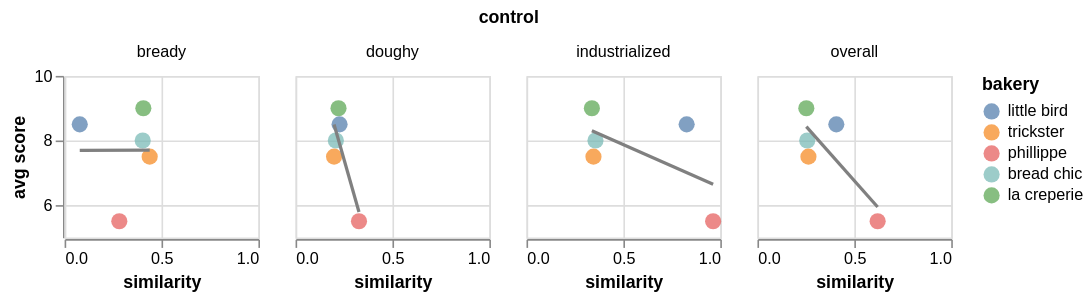

Notebook code for this chart:
### Code cell
person = "avg"
which = ['trickster', 'phillippe', 'la creperie', 'bread chic', 'little bird']

df = melted.loc[melted.bakery.isin(which)].copy()

base = (
    alt.Chart(df)
    .mark_point(filled=True, size=100)
    .encode(
        x=alt.X('similarity').scale(domain=[0, 1]),
        y=alt.Y(person, title=f"{person} score").scale(domain=[5, 10]),
        color=alt.Color('bakery', sort=plot_order)
    )
)

regression = (
    alt.Chart(df)
    .transform_regression(
        "similarity", person, as_=["similarity", person]
    )
    .mark_line(color='grey')
    .encode(
        x='similarity',
        y=person
    )
)

(base + regression).properties(width=120, height=100).facet("control")

### Figure 1 — Vega-Lite specification as saved in the notebook (floating-point values rounded to 4 significant figures)
{"config": {"view": {"continuousWidth": 300, "continuousHeight": 300}}, "data": {"name": "data-bdd297b487c48f9eb17d53af58c74357"}, "facet": {"field": "control", "type": "nominal"}, "spec": {"layer": [{"mark": {"type": "point", "filled": true, "size": 100}, "encoding": {"color": {"field": "bakery", "sort": ["bread", "lamar - regular", "lamar - cake", "king soopers", "little bird", "trickster", "phillippe", "bread chic", "la creperie"], "type": "nominal"}, "x": {"field": "similarity", "scale": {"domain": [0, 1]}, "type": "quantitative"}, "y": {"field": "avg", "scale": {"domain": [5, 10]}, "title": "avg score", "type": "quantitative"}}}, {"mark": {"type": "line", "color": "grey"}, "encoding": {"x": {"field": "similarity", "type": "quantitative"}, "y": {"field": "avg", "type": "quantitative"}}, "transform": [{"on": "similarity", "regression": "avg", "as": ["similarity", "avg"]}]}], "height": 100, "width": 120}, "$schema": "https://vega.github.io/schema/vega-lite/v6.4.1.json", "datasets": {"data-bdd297b487c48f9eb17d53af58c74357": [{"bakery": "bread chic", "jordan": 8.0, "kendra": 8.0, "avg": 8.0, "control": "doughy", "similarity": 0.208}, {"bakery": "la creperie", "jordan": 9.0, "kendra": 9.0, "avg": 9.0, "control": "doughy", "similarity": 0.2217}, {"bakery": "little bird", "jordan": 8.0, "kendra": 9.0, "avg": 8.5, "control": "doughy", "similarity": 0.2272}, {"bakery": "phillippe", "jordan": 6.0, "kendra": 5.0, "avg": 5.5, "control": "doughy", "similarity": 0.3274}, {"bakery": "trickster", "jordan": 8.0, "kendra": 7.0, "avg": 7.5, "control": "doughy", "similarity": 0.1988}, {"bakery": "bread chic", "jordan": 8.0, "kendra": 8.0, "avg": 8.0, "control": "bready", "similarity": 0.403}, {"bakery": "la creperie", "jordan": 9.0, "kendra": 9.0, "avg": 9.0, "control": "bready", "similarity": 0.4063}, {"bakery": "little bird", "jordan": 8.0, "kendra": 9.0, "avg": 8.5, "control": "bready", "similarity": 0.07817}, {"bakery": "phillippe", "jordan": 6.0, "kendra": 5.0, "avg": 5.5, "control": "bready", "similarity": 0.2822}, {"bakery": "trickster", "jordan": 8.0, "kendra": 7.0, "avg": 7.5, "control": "bready", "similarity": 0.439}, {"bakery": "bread chic", "jordan": 8.0, "kendra": 8.0, "avg": 8.0, "control": "industrialized", "similarity": 0.3559}, {"bakery": "la creperie", "jordan": 9.0, "kendra": 9.0, "avg": 9.0, "control": "industrialized", "similarity": 0.3374}, {"bakery": "little bird", "jordan": 8.0, "kendra": 9.0, "avg": 8.5, "control": "industrialized", "similarity": 0.8265}, {"bakery": "phillippe", "jordan": 6.0, "kendra": 5.0, "avg": 5.5, "control": "industrialized", "similarity": 0.963}, {"bakery": "trickster", "jordan": 8.0, "kendra": 7.0, "avg": 7.5, "control": "industrialized", "similarity": 0.3455}, {"bakery": "bread chic", "jordan": 8.0, "kendra": 8.0, "avg": 8.0, "control": "overall", "similarity": 0.2569}, {"bakery": "la creperie", "jordan": 9.0, "kendra": 9.0, "avg": 9.0, "control": "overall", "similarity": 0.2523}, {"bakery": "little bird", "jordan": 8.0, "kendra": 9.0, "avg": 8.5, "control": "overall", "similarity": 0.4072}, {"bakery": "phillippe", "jordan": 6.0, "kendra": 5.0, "avg": 5.5, "control": "overall", "similarity": 0.6203}, {"bakery": "trickster", "jordan": 8.0, "kendra": 7.0, "avg": 7.5, "control": "overall", "similarity": 0.2631}]}}
